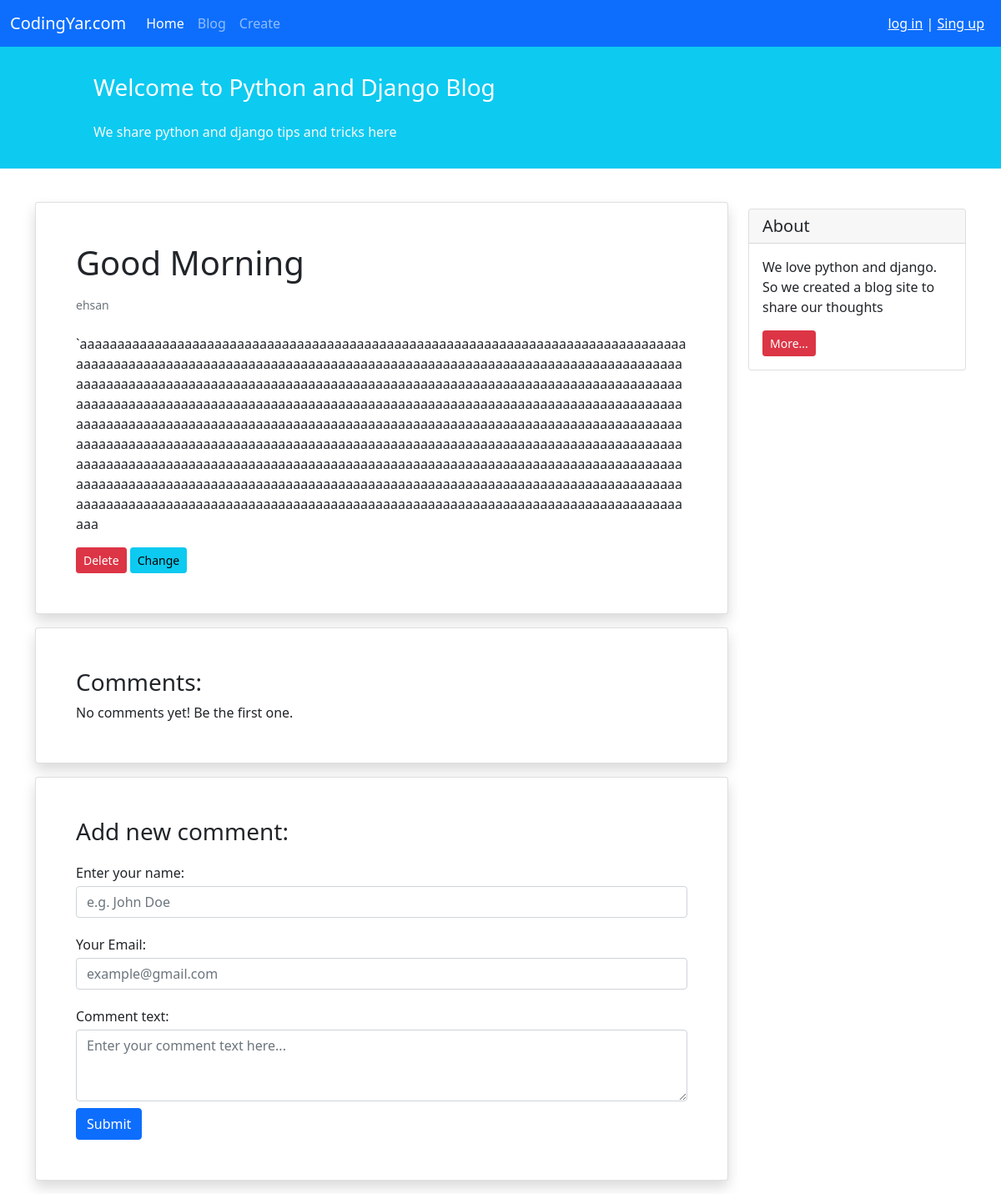
The page /blog/6/ on the database its author committed.
### weblog/models.py (models this page shows, shortened)
class Blog(models.Model):
    STATUS_CHOICES = (
        ('pub', "published"),
        ('drf', "Draft"),
    )
    title = models.CharField(max_length=30)
    text = models.TextField()
    create_datetime = models.DateTimeField(auto_now_add=True)
    modified_datetime = models.DateTimeField(auto_now=True)
    author = models.ForeignKey("auth.User", on_delete=models.CASCADE)
    status = models.CharField(choices=STATUS_CHOICES, max_length=3)

### weblog/views.py (the view)
# urls.py: path("<int:pk>/", views.PostDetailView.as_view(), name="post_detail"),
class PostDetailView(generic.DetailView):
    model = Blog
    template_name = "weblog/post_detail.html"
    context_object_name = 'post'

### weblog/templates/weblog/post_detail.html (shortened to what this page needs)
{% extends '_base.html' %}
{% block content %}
    <div class="row">
        <div class="col-9">
            <div class="card shadow my-3 p-5">
                <h1>{{ post.title }}</h1>
                <p class="small text-muted mt-2">{{ post.author }}</p>
                <p class="mt-2">{{ post.text }}</p>
                <div>
                    <a href="{% url 'post_delete' post.id %}" class="btn btn-sm btn-danger">Delete</a>
                    <a href="{% url 'post_update' post.id %}" class="btn btn-sm btn-info">Change</a>
                </div>
            </div>
            <div class="card shadow my-3 p-5">
                <h3>Comments:</h3>
                No comments yet! Be the first one.
            </div>
            <div class="card shadow my-3 p-5">
                <h3>Add new comment:</h3>
                <form method="POST">
                    <div class="form-group py-2">
                        <label class="py-1" for="author_name">Enter your name:</label>
                        <input type="text" class="form-control" placeholder="e.g. John Doe" name="author_name">
                    </div>
                    <div class="form-group py-2">
                        <label class="py-1" for="email">Your Email:</label>
                        <input type="email" class="form-control" placeholder="example@gmail.com" name="email">
                    </div>
                    <div class="form-group py-2">
                        <label class="py-1" for="comment_text">Comment text:</label>
                        <textarea class="form-control" name="text" rows="3"
                                  placeholder="Enter your comment text here..."></textarea>
                    </div>
                    <button type="submit" class="btn btn-primary">Submit</button>
                </form>
            </div>
        </div>
        <div class="col-3">
            <div class="card my-4">
                <h5 class="card-header">About</h5>
                <div class="card-body">
                    <p class="card-text">We love python and django. So we created a blog site to share our
                        thoughts</p>
                    <a href="#"
                       class="btn btn-sm btn-danger">
                        More...
                    </a>
                </div>
            </div>
        </div>
    </div>
{% endblock content %}

### rows shown on the page
Blog: title "Good Morning", author "ehsan", text "`aaaaaaaaaaaaaaaaaaaaaaaaaaaaaaaaaaaaaaaaaaaaaaaaaaaaaaaaaaaaaaaaaaaaaaaaaaaaaaaaaaaaaaaaaaaaaaaaaaaaaaaaaaaaaaaaaaaaaaaaaaaaaaaaaaaaaaaaaaaaaaaaaaaaaaaaaaaaaaaaaaaaaaaaaaaaaaaaaaaaaaaaaaaaaaaaaaaaaaaaaaaaaaaaaaaaaaaaaaaaaaaaaaaaaaaaaaaaaaaaaaaaaaaaaaaaaaaaaaaaaaaaaaaaaaaaaaaaaaaaaaaaaaaaaaaaaaaaaaaaaaaaaaaaaaaaaaaaaaaaaaaaaaaaaaaaaaaaaaaaaaaaaaaaaaaaaaaaaaaaaaaaaaaaaaaaaaaaaaaaaaaaaaaaaaaaaaaaaaaaaaaaaaaaaaaaaaaaaaaaaaaaaaaaaaaaaaaaaaaaaaaaaaaaaaaaaaaaaaaaaaaaaaaaaaaaaaaaaaaaaaaaaaaaaaaaaaaaaaaaaaaaaaaaaaaaaaaaaaaaaaaaaaaaaaaaaaaaaaaaaaaaaaaaaaaaaaaaaaaaaaaaaaaaaaaaaaaaaaaaaaaaaaaaaaaaaaaaaaaaaaaaaaaaaaaaaaaaaaaaaaaaaaaaaaaaaaaaaaaaaaaaaaaaaaaaaaaaaaaaaaaaaaaaaaaaaaaaaaaaaaaaaaaaaaaaaaaaaaa…"
